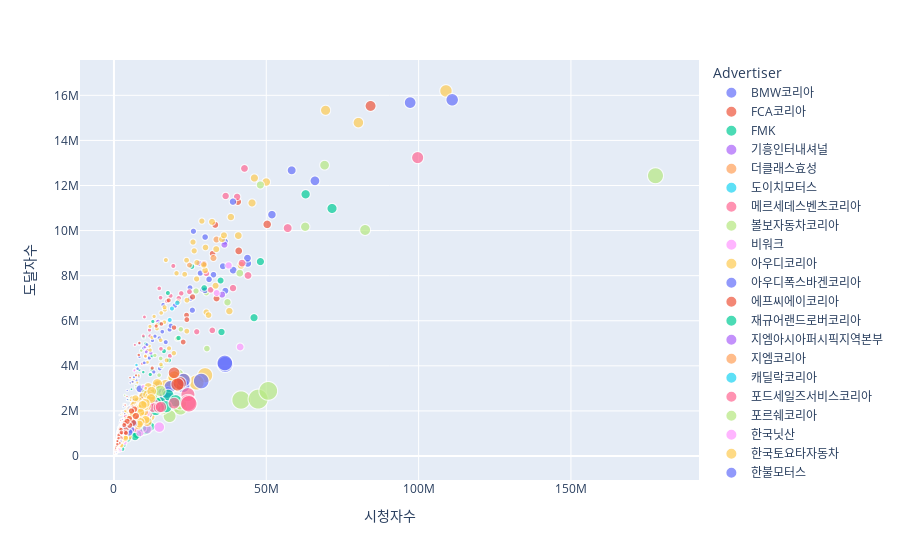

Here is the notebook cell this chart was saved with:
### Code cell
#(광고주)시청자별 도달지수
fig = px.scatter(apya, 
                 size=apya['GRP'],
                 y=apya['도달자수'], 
                 x=apya['시청자수'],
                 color='Advertiser', 
                 labels={'x':"시청자수",'y':"도달자수"})
fig.show()
